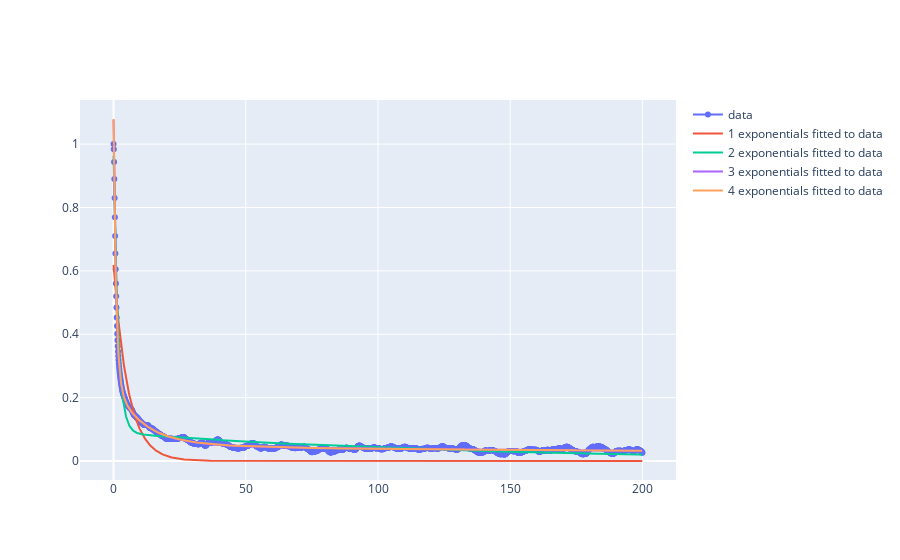

Notebook code cell kept with this figure:
### Code cell
data = np.loadtxt("ipsc_acc_17711000.dat")
t_data = data[:, 0]
y_data = data[:, 1]

y_data_norm = y_data[len(y_data)//2:]

def model_n(t, *params):
    assert len(params) % 2 == 0, "Number of parameters must be even"
    n = len(params) // 2
    result = 0
    for i in range(n):
        A_i, a_i = params[2*i], params[2*i+1]
        result += A_i * np.exp(- a_i * t)
    return result

n_expos_lst = [1, 2, 3, 4]
res_data_lst = []
for n_expos in n_expos_lst:
    params_data, _ = op.curve_fit(model_n, t_data, y_data, [1]*2*n_expos)
    res_data_lst.append(model_n(t, *params_data))


fig = go.Figure()
fig.add_trace(go.Scatter(x=t_data, y=y_data,
                    mode='markers+lines',
                    name='data'))
for i in range(len(n_expos_lst)):
    fig.add_trace(go.Scatter(x=t_data, y=res_data_lst[i],
                        mode='lines',
                        name=f'{i+1} exponentials fitted to data'))

fig.show()

### Figure 1 — Plotly figure (JSON) as saved in the notebook; plotly's stock layout.template omitted (floating-point values rounded to 4 significant figures; data arrays with more than 128 entries replaced by an {"elided": "..."} marker saying what was removed)
{"data": [{"mode": "markers+lines", "name": "data", "type": "scatter", "x": {"elided": "2001 float values"}, "y": {"elided": "2001 float values"}}, {"mode": "lines", "name": "1 exponentials fitted to data", "type": "scatter", "x": {"elided": "2001 float values"}, "y": {"elided": "2000 float values"}}, {"mode": "lines", "name": "2 exponentials fitted to data", "type": "scatter", "x": {"elided": "2001 float values"}, "y": {"elided": "2000 float values"}}, {"mode": "lines", "name": "3 exponentials fitted to data", "type": "scatter", "x": {"elided": "2001 float values"}, "y": {"elided": "2000 float values"}}, {"mode": "lines", "name": "4 exponentials fitted to data", "type": "scatter", "x": {"elided": "2001 float values"}, "y": {"elided": "2000 float values"}}], "layout": {}}
